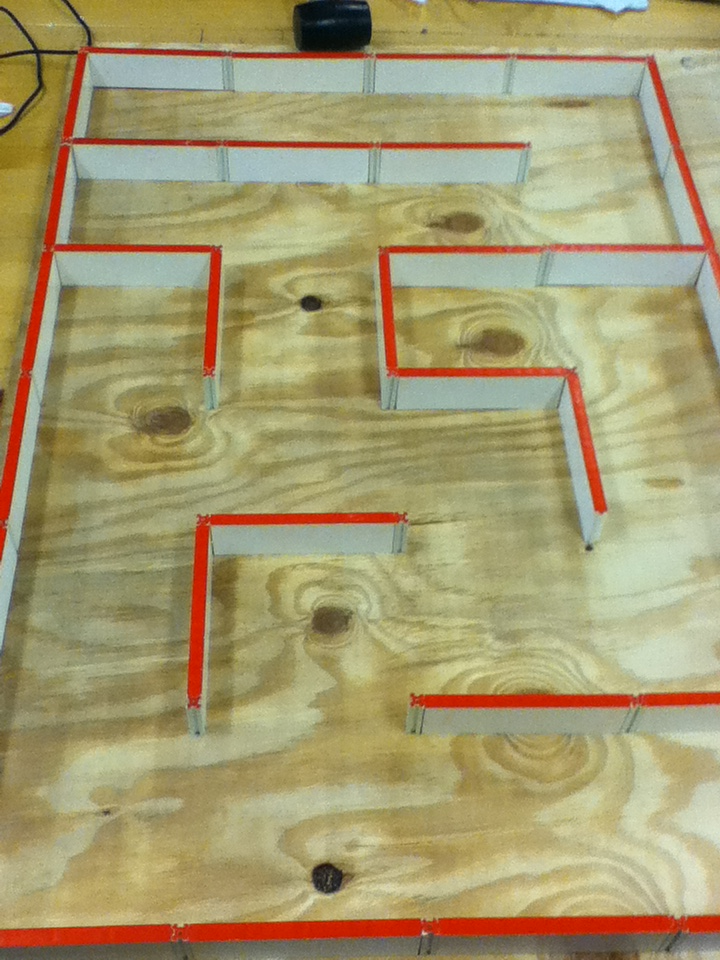
#> input picture data/m7/IMG_0289.JPG, 720 x 960 px
$ python f2.py   (older library calls are emulated)
#> lines starting #> are read from the running program, lines starting #| are printed output that depends on the picture; after the words box and inside, x2 and y2 are one past the last pixel; in counts of white or black regions, pixels touching at a corner belong together
### src/getLines.py
import cv2
import numpy as np

def getLines(img_path):

    # Get the image
#> called with img_path = '../data/m7/IMG_0289.JPG'
    img = cv2.imread(img_path, cv2.CV_LOAD_IMAGE_COLOR)
#> img is the input picture: shape (960, 720, 3); mean B, G, R 111.7, 154.6, 165.7

    # Create the red mask
    lower_red = np.array([0,10,155])
    upper_red = np.array([10,255,255])
    hsv = cv2.cvtColor(img, cv2.COLOR_BGR2HSV)
#> hsv: shape (960, 720, 3); mean H, S, V 31.7, 89.7, 169
    red_mask = cv2.inRange(hsv, lower_red, upper_red)
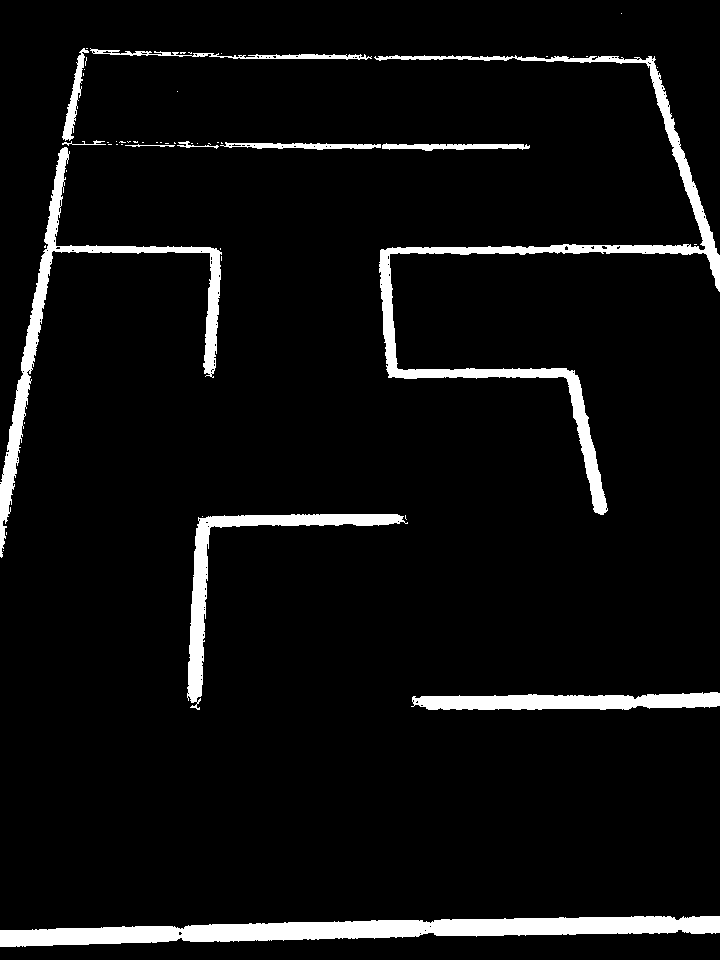
#> red_mask: shape (960, 720); 6% white; 53 white regions (41 under 20 px), largest, box (x1, y1, x2, y2) and area: (0, 916, 720, 947) 12057, (374, 55, 720, 515) 10350, (0, 147, 222, 558) 6676

    # Dilate the red mask
    d_k_s = 5 # dilation_kernel_size
    dilation_kernel = np.ones((d_k_s, d_k_s), np.float32)/d_k_s**2
    dilated = cv2.dilate(red_mask, dilation_kernel, iterations = 3)
#> dilated: shape (960, 720); 14.3% white; 6 white regions

    # Filter the image using the dilated red mask
    red_filtered = cv2.bitwise_and(img, img, mask = dilated)

    # Convert to binary and remove any small contours
    gray = cv2.cvtColor(red_filtered, cv2.COLOR_BGR2GRAY)
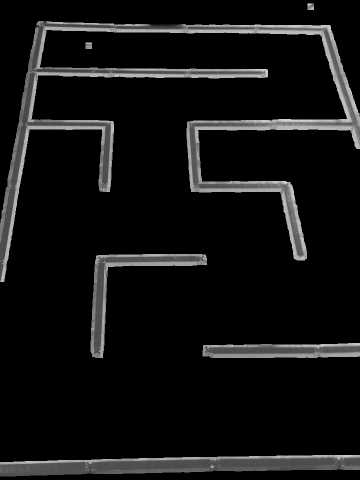
#> gray: shape (960, 720) (shown at 1/2 size); min 0, max 224, mean 17.8
    ret, binary = cv2.threshold(gray, 1, 255, cv2.THRESH_BINARY)
    contours, hier = cv2.findContours(gray, cv2.RETR_LIST, cv2.CHAIN_APPROX_SIMPLE)
#> contours = 6 contours; box (x1, y1, x2, y2) and area: (0, 42, 720, 564) 56176, (0, 910, 720, 953) 20502, (181, 508, 414, 716) 9706, (405, 686, 720, 716) 7996, (171, 85, 184, 98) 144, (615, 7, 628, 20) 144
    for c in contours:
        if cv2.contourArea(c) < 500:
            (x,y,w,h) = cv2.boundingRect(c)
            cv2.rectangle(binary,(x,y),(x+w,y+h),0,-1)
#> this loop made 6 passes
#> (c, x, y, w, h) on passes 4, 6: ([[171, 85], [171, 97], [183, 97], [183, 85]], 171, 85, 13, 13), ([[615, 7], [615, 19], [627, 19], [627, 7]], 615, 7, 13, 13)
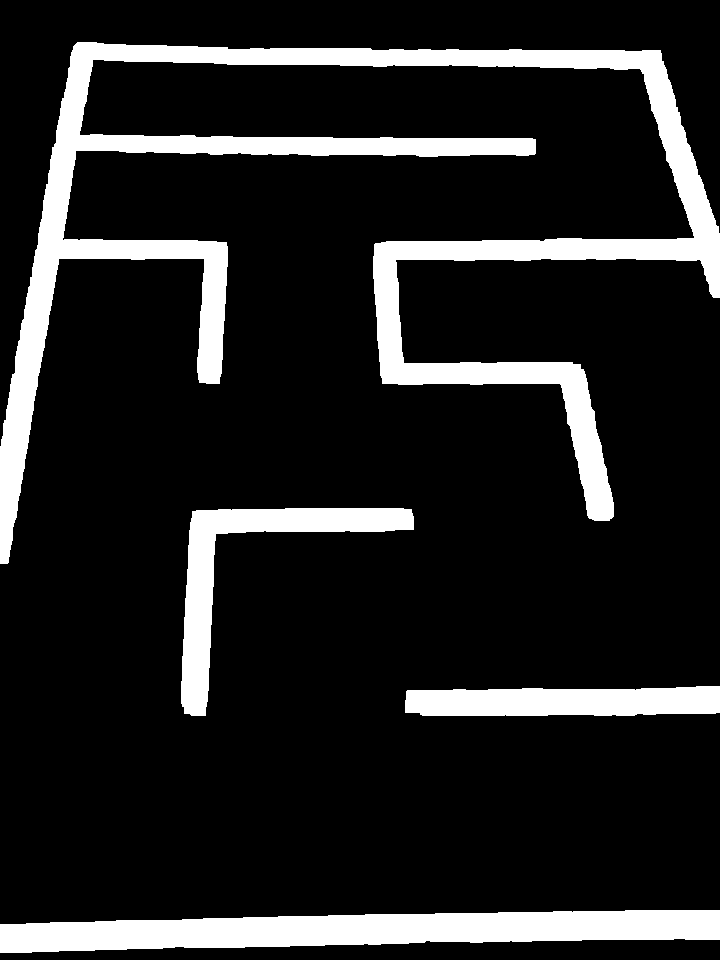
#> binary: shape (960, 720); 14.3% white; 4 white regions, box (x1, y1, x2, y2) and area: (0, 42, 720, 564) 59005, (0, 910, 720, 953) 21250, (181, 508, 414, 716) 10128, (405, 686, 720, 716) 8334

    # Skeletonize
    size = np.size(binary)
#> size = 691200
    skel = np.zeros(binary.shape,np.uint8)
    ret, im = cv2.threshold(binary, 127, 255, 0)
    element = cv2.getStructuringElement(cv2.MORPH_CROSS, (3, 3))
#> element = [[0, 1, 0], [1, 1, 1], [0, 1, 0]]
    while True:
        eroded = cv2.erode(im,element)
        temp = cv2.dilate(eroded,element)
        temp = cv2.subtract(im,temp)
        skel = cv2.bitwise_or(skel,temp)
        im = eroded.copy()
        zeros = size - cv2.countNonZero(im)
        if zeros == size:
            break
#> this loop made 24 passes
#> zeros on passes 1 to 8: 600891, 609262, 617608, 625932, 634235, 642514, 650770, 659007
#> eroded: shape (960, 720); every value is 0
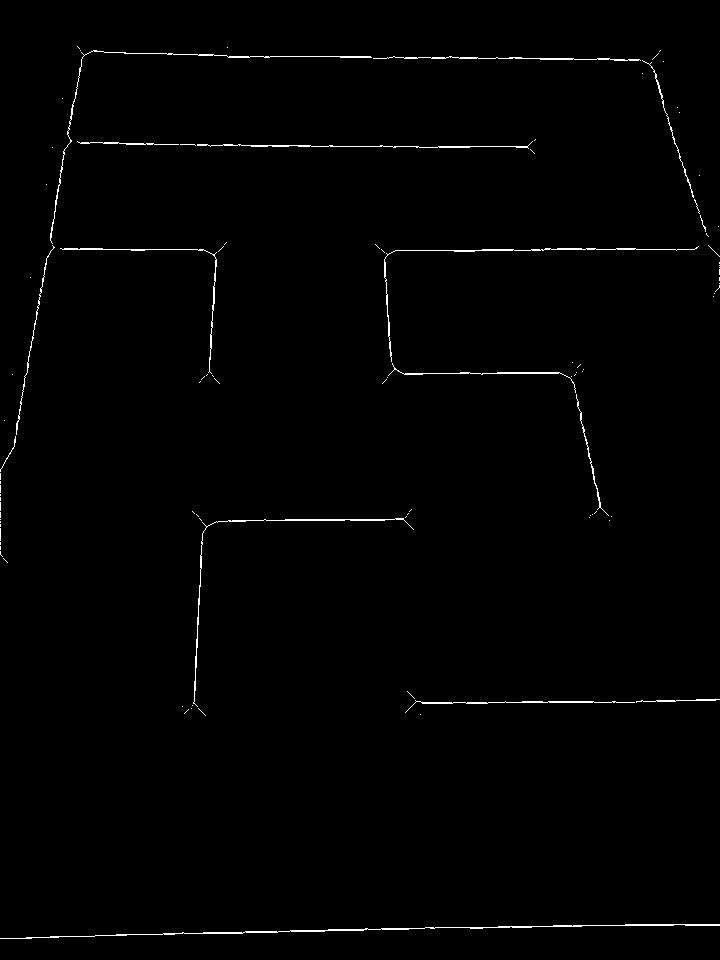
#> skel: shape (960, 720); 0.87% white in thin lines or dots

    # Now remove the noise from the skeleton
    contours, hier = cv2.findContours(skel.copy(), cv2.RETR_LIST, cv2.CHAIN_APPROX_SIMPLE)
#> contours = 100 contours, 86 with area under 20; largest, box (x1, y1, x2, y2) and area: (0, 924, 720, 939) 368, (193, 518, 414, 707) 182, (384, 246, 699, 362) 172, (50, 50, 372, 244) 142, (373, 56, 641, 61) 119
    for c in contours:
        if cv2.contourArea(c) < 1:
            (x,y,w,h) = cv2.boundingRect(c)
            cv2.rectangle(skel,(x,y),(x+w,y+h),0,-1)
#> this loop made 100 passes
#> (c, x, y, w, h) on passes 3, 4, 10, 11, 12, 13, 14, 15: ([[188, 709], [184, 713]], 184, 709, 5, 5), ([[198, 708], [205, 715]], 198, 708, 8, 8), ([[407, 691], [414, 698]], 407, 691, 8, 8), ([[3, 558], [7, 562]], 3, 558, 5, 5), ([[0, 551], [0, 554], [2, 556], [0, 554]], 0, 551, 3, 6), ([[0, 546], [0, 549]], 0, 546, 1, 4), ([[0, 542], [0, 544]], 0, 542, 1, 3), ([[0, 528], [0, 540]], 0, 528, 1, 13)
#> skel: shape (960, 720); 0.83% white in thin lines or dots

    return skel

### src/f2.py
import cv2
import math
import numpy as np
import matplotlib.pylab as pl

# Import our function for skeletonizing red regions
from getLines import getLines

# Draws lines on an image
def draw_lines_on_img(lines, img, color):
    for (rho, theta) in lines:
        a = np.cos(theta)
        b = np.sin(theta)
        x0 = a*rho
        y0 = b*rho
        x1 = int(x0 + 1000*(-b))
        y1 = int(y0 + 1000*(a))
        x2 = int(x0 - 1000*(-b))
        y2 = int(y0 - 1000*(a))
        cv2.line(img,(x1,y1),(x2,y2), color,2)

# Specify the image path
image_path = '../data/m7/IMG_0289.JPG'

# Input image (should be the skeletonized image)
img = getLines(image_path)
img_num_rows = np.shape(img)[1]
img_num_cols = np.shape(img)[0]

# Get the color image
color_img = cv2.imread(image_path, cv2.CV_LOAD_IMAGE_COLOR)

# This code was taken from [http://opencv-python-tutroals.readthedocs.org/
# en/latest/py_tutorials/py_imgproc/py_houghlines/py_houghlines.html]
lines = [(rho, theta) for rho, theta in cv2.HoughLines(img, 1, np.pi/180, 60)[0]]
#> lines = [(936, 1.55)]

# Fraction deviation that is tolerated
rho_tolerance = 50 # pixel distance
theta_tolerance = np.pi / 4.0 # radians

# Create the groups of lines
groups = []
def putLineInGroup(line):
    for g in groups:
        good_rho = abs(line[0] - np.mean([x[0] for x in g])) <= rho_tolerance
        good_theta = abs(line[1] - np.mean([x[1] for x in g])) <= theta_tolerance
        if good_rho and good_theta:
            g.append(line)
            return
    groups.append([line])
for line in lines:
    putLineInGroup(line)
#> this loop made 1 pass

# Show each of the groupings
for g in groups:
    copy = color_img.copy()
    draw_lines_on_img(g, copy, (0, 0, 255))
    cv2.imshow('houghlines.jpg', copy)
    cv2.waitKey()
#> this loop made 1 pass
#> pass 1, `cv2.imshow('houghlines.jpg', copy)`:
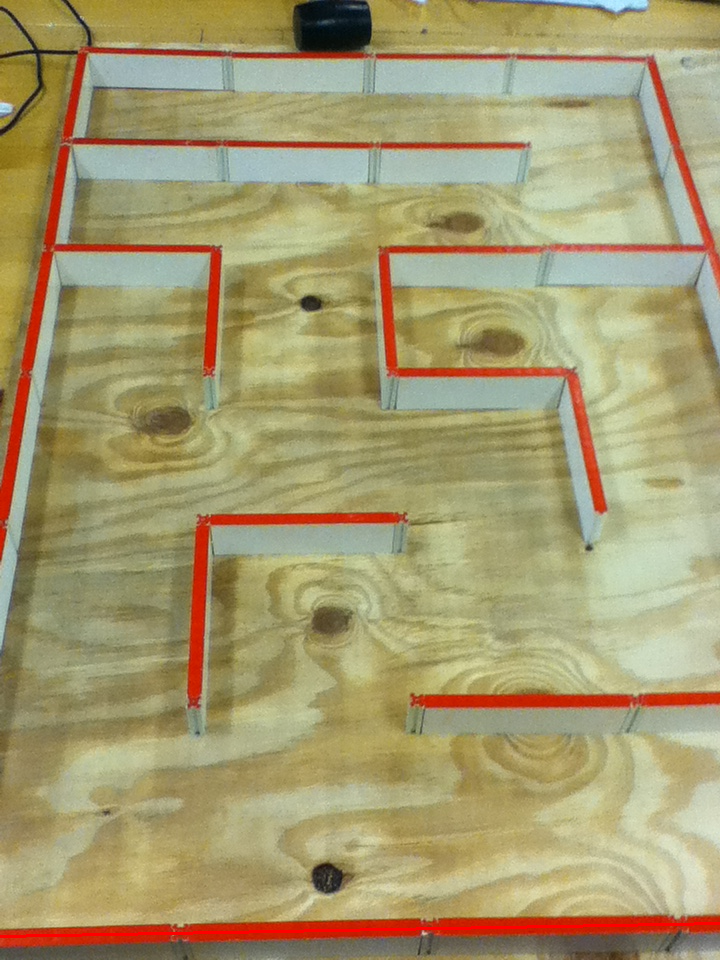
#> window 'houghlines.jpg': shape (960, 720, 3); mean B, G, R 111.7, 154.5, 165.9

'''
def reject_outliers(data, m=2):
    return data[abs(data - np.mean(data)) < m * np.std(data)]
'''

ave_lines = []
for g in groups:
    if len(g) < 2: # Check to ensure we don't get single lines
        continue
    # TODO: get rid of outliers
    ave_rho = np.mean([x[0] for x in g])
    ave_theta = np.mean([x[1] for x in g])
    ave_lines.append((ave_rho, ave_theta))
    '''
    ave_slope = np.mean(reject_outliers(np.array([x[0] for x in g])))
    ave_intercept = np.mean(reject_outliers(np.array([x[1] for x in g])))
    #if not np.isnan(ave_slope) and not np.isnan(ave_intercept):
    ave_lines.append((ave_slope, ave_intercept))
    '''
#> after the loop, ave_lines = []

draw_lines_on_img(ave_lines, color_img, (0, 255, 0))
cv2.imshow('houghlines.jpg',color_img)
cv2.waitKey()

$ run again, with data/m7/IMG_0290.JPG copied over data/m7/IMG_0289.JPG
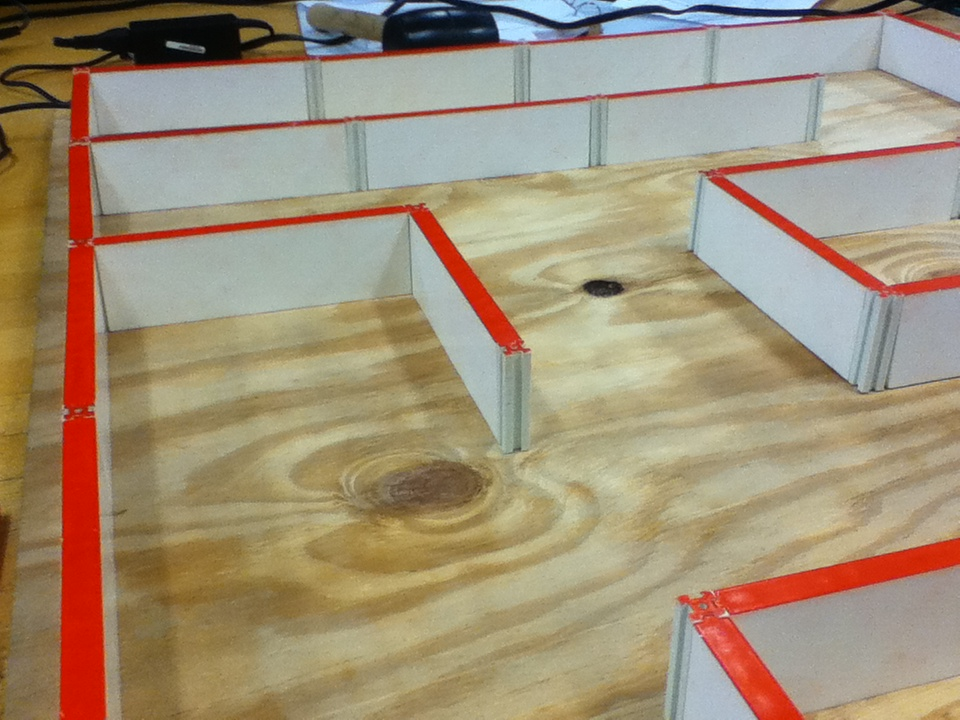
#> input picture data/m7/IMG_0290.JPG, 960 x 720 px
#> in getLines, img is the input picture: shape (720, 960, 3); mean B, G, R 119.6, 144.7, 161
#> hsv: shape (720, 960, 3); mean H, S, V 40.4, 80.5, 165.9
#> red_mask: shape (720, 960); 7% white; 258 white regions (230 under 20 px), largest, box (x1, y1, x2, y2) and area: (57, 142, 527, 720) 24948, (678, 537, 960, 720) 14293, (706, 141, 960, 301) 5366
#> dilated: shape (720, 960); 15.5% white; 18 white regions
#> in getLines, `contours, hier = cv2.findContours(gray, cv2.RETR_LIST, cv2.CHAIN_APPRO..`: contours = 18 contours; largest, box (x1, y1, x2, y2) and area: (51, 53, 537, 720) 45070, (672, 531, 960, 720) 22005, (694, 122, 960, 307) 14294, (220, 68, 835, 139) 9987, (412, 23, 732, 60) 4245
#> the loop in getLines, `for c in contours:` made 18 passes
#> (c, x, y, w, h) on passes 5, 6, 7, 10: ([[440, 346], [440, 358], [453, 358], [453, 346]], 440, 346, 14, 13), ([[688, 247], [688, 259], [700, 259], [700, 247]], 688, 247, 13, 13), ([[952, 213], [952, 225], [959, 225], [959, 213]], 952, 213, 8, 13), ([[906, 79], [906, 91], [918, 91], [918, 79]], 906, 79, 13, 13)
#> after the loop in getLines, `for c in contours:`:
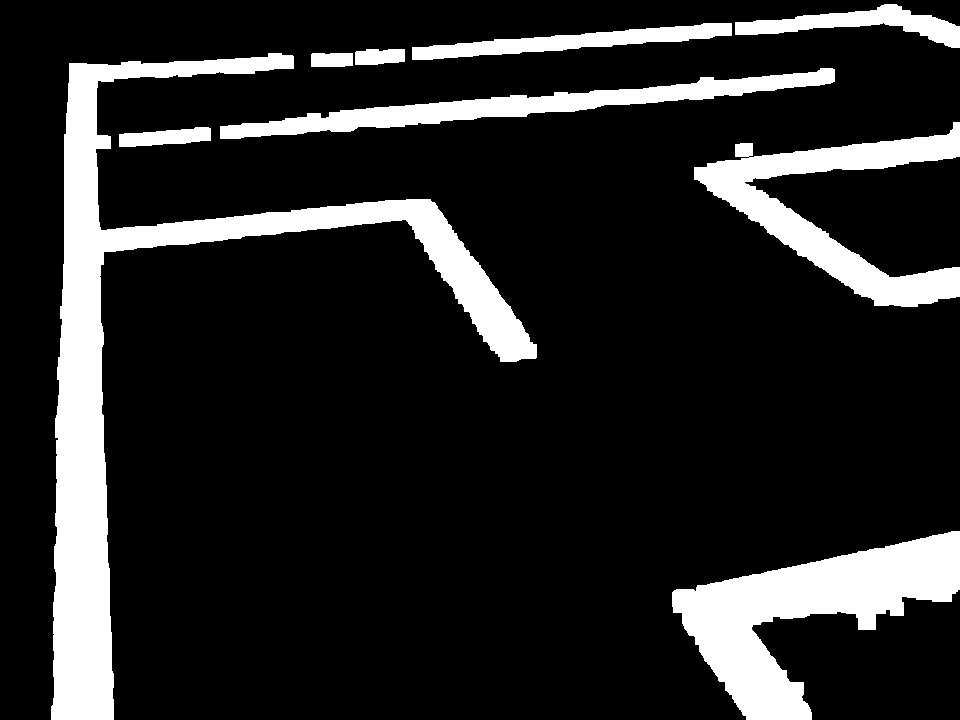
#> binary: shape (720, 960); 15.3% white; 9 white regions, largest, box (x1, y1, x2, y2) and area: (51, 53, 537, 720) 46495, (672, 531, 960, 720) 22491, (694, 122, 960, 307) 14881
#> size = 691200
#> element = [[0, 1, 0], [1, 1, 1], [0, 1, 0]]
#> the loop in getLines, `while True:` made 38 passes
#> zeros on passes 1 to 8: 593389, 600807, 608087, 615262, 622349, 629358, 636160, 641635
#> in getLines, `contours, hier = cv2.findContours(skel.copy(), cv2.RETR_LIST, cv2.CHAI..`: contours = 260 contours, 240 with area under 20; largest, box (x1, y1, x2, y2) and area: (135, 209, 405, 238) 138, (79, 135, 90, 405) 107, (331, 105, 526, 124) 94, (521, 23, 732, 46) 91, (529, 87, 712, 106) 78
#> the loop in getLines, `for c in contours:` made 260 passes
#> (c, x, y, w, h) on passes 1, 9, 10, 13, 17, 22, 23, 26: ([[744, 713], [743, 714]], 743, 713, 2, 2), ([[803, 682], [791, 694]], 791, 682, 13, 13), ([[721, 678], [719, 680]], 719, 678, 3, 3), ([[786, 670], [783, 673]], 783, 670, 4, 4), ([[697, 642], [695, 644]], 695, 642, 3, 3), ([[692, 627], [691, 628]], 691, 627, 2, 2), ([[717, 625], [718, 626]], 717, 625, 2, 2), ([[769, 618], [772, 621]], 769, 618, 4, 4)
#> lines = [(150, 1.48)]
#> the loop `for line in lines:` made 1 pass
#> the loop `for g in groups:` made 1 pass
#> pass 1, `cv2.imshow('houghlines.jpg', copy)`:
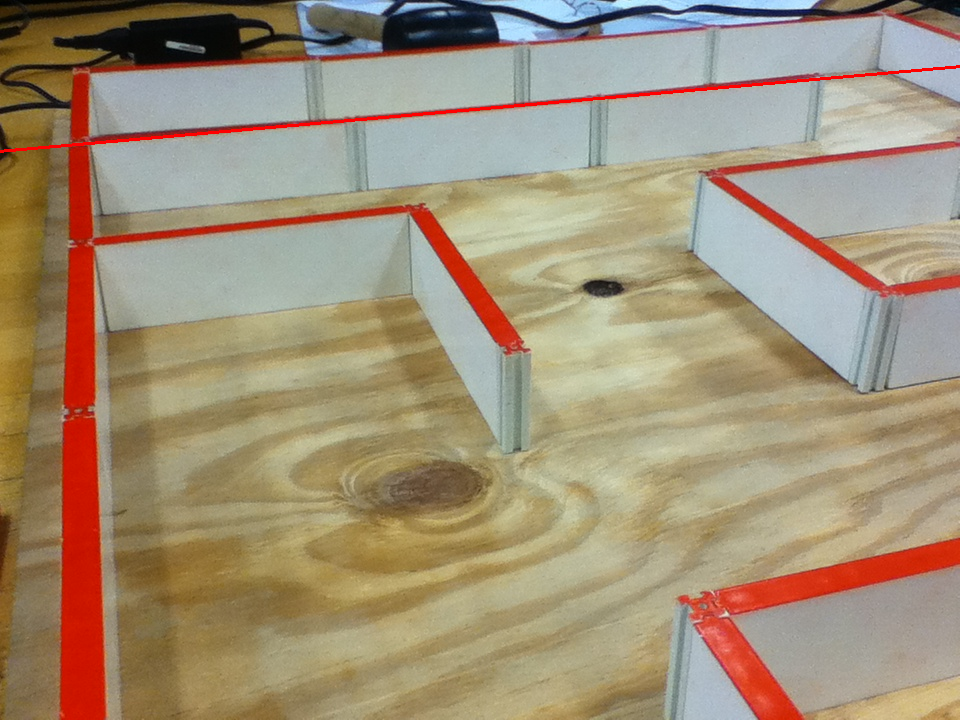
#> window 'houghlines.jpg': shape (720, 960, 3); mean B, G, R 119.3, 144.3, 161.5
#> after the loop `for g in groups:`: ave_lines = []
